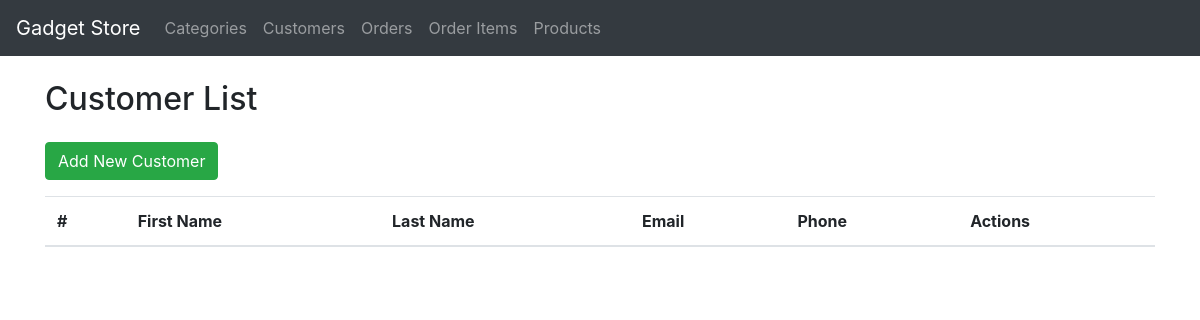
Before: /customers/ with the older database file.
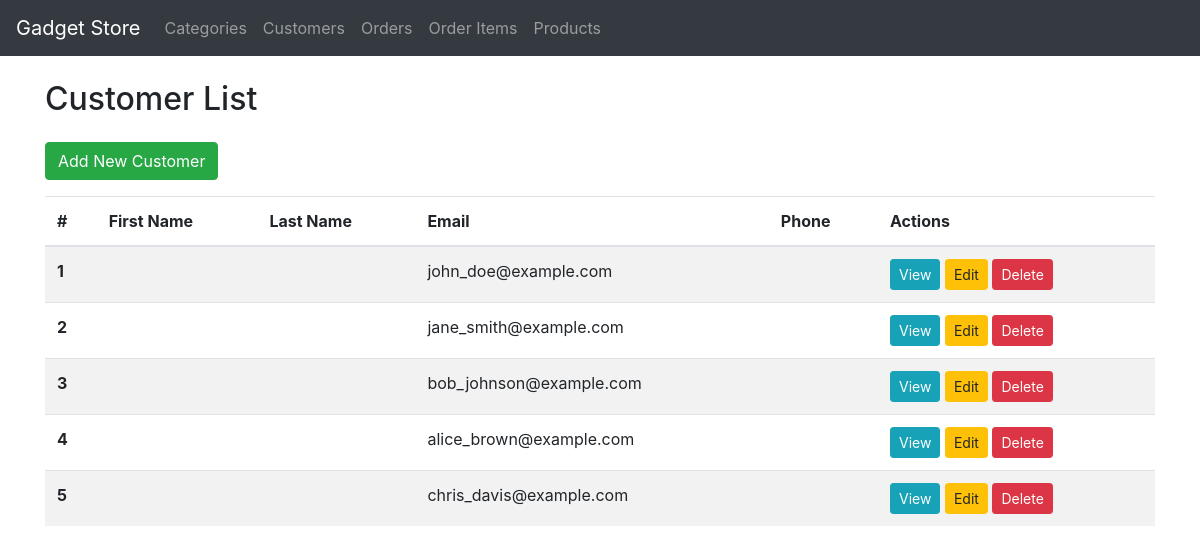
After: the same page with the newer database file.
### Phones/models.py (models this page shows, shortened)
class BaseModel(models.Model):
    created_at = models.DateTimeField(auto_now_add=True)
    updated_at = models.DateTimeField(auto_now=True)
    class Meta:
        abstract = True

class Customer(BaseModel):
    name = models.CharField(max_length=255)
    email = models.EmailField(unique=True)
    phone_number = models.CharField(max_length=20)

### Phones/views.py (the view)
# urls.py: path('customers/', CustomerListView.as_view(), name='customer-list'),  # Added CustomerListView
class CustomerListView(ListView):
    model = Customer
    template_name = 'customer_list.html'
    context_object_name = 'customers'

### Phones/templates/customer_list.html (shortened to what this page needs)
{% extends 'base.html' %}
{% block content %}
    <div class="row">
        <div class="col-md-12">
            <h2 class="mb-4">Customer List</h2>
            <a href="{% url 'customer-create' %}" class="btn btn-success mb-3">Add New Customer</a>
            <div class="table-responsive">
                <table class="table table-striped">
                    <thead>
                        <tr>
                            <th scope="col">#</th>
                            <th scope="col">First Name</th>
                            <th scope="col">Last Name</th>
                            <th scope="col">Email</th>
                            <th scope="col">Phone</th>
                            <th scope="col">Actions</th>
                        </tr>
                    </thead>
                    <tbody>
                        {% for customer in customers %}
                            <tr>
                                <th scope="row">{{ forloop.counter }}</th>
                                <td>{{ customer.first_name }}</td>
                                <td>{{ customer.last_name }}</td>
                                <td>{{ customer.email }}</td>
                                <td>{{ customer.phone }}</td>
                                <td>
                                    <a href="{% url 'customer-detail' customer.id %}" class="btn btn-info btn-sm">View</a>
                                    <a href="{% url 'customer-update' customer.id %}" class="btn btn-warning btn-sm">Edit</a>
                                    <a href="{% url 'customer-delete' customer.id %}" class="btn btn-danger btn-sm" onclick="return confirm('Are you sure you want to delete this customer?')">Delete</a>
                                </td>
                            </tr>
                        {% endfor %}
                    </tbody>
                </table>
            </div>
        </div>
    </div>
{% endblock %}

Changed rows visible on the page:
added Customer: email "john_doe@example.com"
added Customer: email "jane_smith@example.com"
added Customer: email "bob_johnson@example.com"
added Customer: email "alice_brown@example.com"
added Customer: email "chris_davis@example.com"
